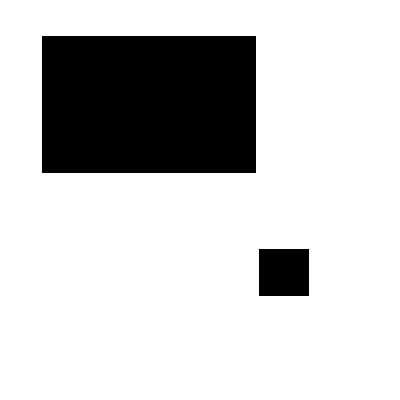
%> input picture map2.bmp, 400 x 400 px
$ octave mainTestCase2.m   (GNU Octave 9; MATLAB toolbox functions it lacks are replaced by stand-ins)
%> lines starting %> are read from the running program, lines starting %| are printed output that depends on the picture; in (x1, y1, x2, y2) boxes, pixels count from 0 and x2, y2 are one past the last pixel; in counts of white or black regions, pixels touching at a corner belong together; the program's own positions count from 1
### buildMap.m
function map=buildMap(fileName,rows,cols)
%> called with fileName = 'map2.bmp', rows = 30, cols = 30
    img=imread(fileName);
%> img: size 400x400 uint8; 80.2% white; 2 black regions, box (x1, y1, x2, y2) and area: (42, 36, 256, 173) 29318, (259, 249, 309, 296) 2350
    img_x=size(img,1);
%> img_x = 400
    img_y=size(img,2);
%> img_y = 400

    if rows>img_x
        fprintf("Rows greater than image size_x. considering rows as "+img_x+"\n")
        rows=img_x;
    end
    if cols>img_y
        fprintf("Cols greater than image size_y. considering cols as "+img_y+"\n")
        cols=img_y;
    end

    if rows<=0
        fprintf("Rows less than / equal to 0. considering rows as "+img_x+"\n")
        rows=img_x;
    end
    if cols<=0
        fprintf("Cols less than / equal to 0. considering cols as "+img_y+"\n")
        cols=img_y;
    end

    map1=ones(img_y,img_x);
    for i=1:img_x
        for j=1:img_y
            map1(j,img_x-i+1)=img(i,j);
        end
    end
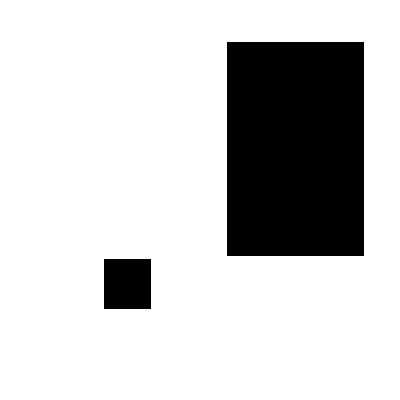
%> map1: size 400x400 double; 80.2% white; 2 black regions, box (x1, y1, x2, y2) and area: (227, 42, 364, 256) 29318, (104, 259, 151, 309) 2350

    map=ones(cols,rows);
    step_size_y=img_y/cols;
%> step_size_y = 13.33
    step_size_x=img_x/rows;
%> step_size_x = 13.33
    for i=1:cols
        for j=1:rows
            tmp=map1(floor((i-1)*step_size_y+1):floor(i*step_size_y),floor((j-1)*step_size_x+1):floor(j*step_size_x));
            if any(tmp(:)==0)
                map(i,j)=0;
            end
        end
    end
end

### plotMap.m
function plotMap(map)

n = size(map);

for i = 1:n(2)+1
   line([0.5,n(1)+0.5],[i-0.5,i-0.5]);
end

for i = 1:n(1)+1
   line([i-0.5,i-0.5],[0.5,n(2)+0.5]);
end

hold on;

for i = 1:n(1)
    for j = 1:n(2)
        if map(i,j) == 0
            plotCircle(i,j,'k');
            hold on;
        end
    end
end

axis([-0.5,n(1)+1.5,-0.5,n(2)+1.5]);
axis equal;

end

### mainTestCase2.m
%TestCase 2
clear;

% reading and parsing a map
map = buildMap('map2.bmp', 30,30);
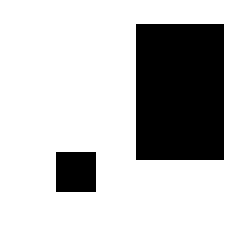
%> map: size 30x30 double (shown 8 times larger); values 0 (black) and 1 (white), 76.4% white; 2 black regions, box (x1, y1, x2, y2) and area: (17, 3, 28, 20) 187, (7, 19, 12, 24) 25

% plotting the map abstraction
plotMap(map);
%> after the loop in plotMap, `for i = 1:n(1)+1`:
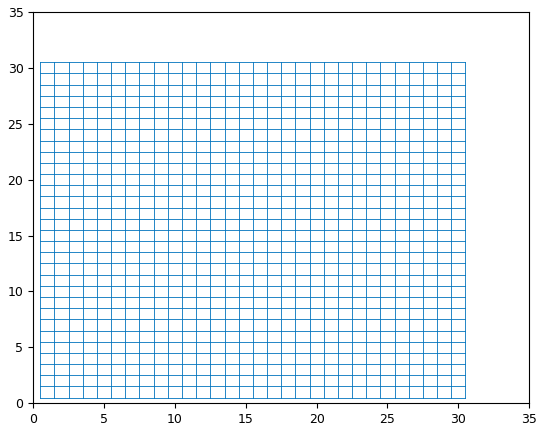
%> figure redrawn from the program's plot data
%> the run ends on the next line

$ run again, with map3.bmp copied over map2.bmp
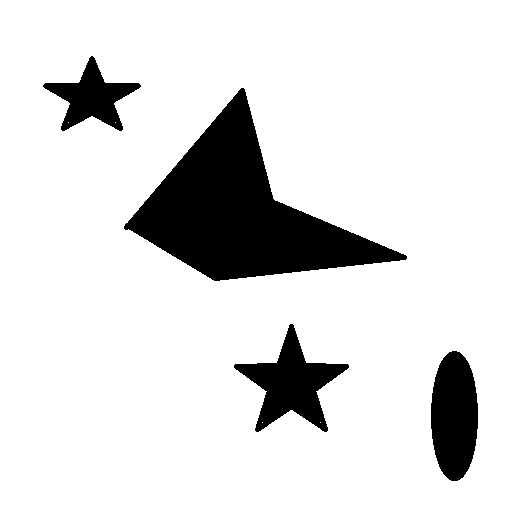
%> input picture map3.bmp, 532 x 528 px
%> img: size 528x532 uint8; values 0 (black) and 15 (white), 87.8% white; 4 black regions, box (x1, y1, x2, y2) and area: (124, 88, 407, 281) 21692, (234, 324, 349, 432) 4869, (431, 351, 478, 481) 4833, (43, 56, 141, 131) 3001
%> after the loop in buildMap, `for i=1:img_x`:
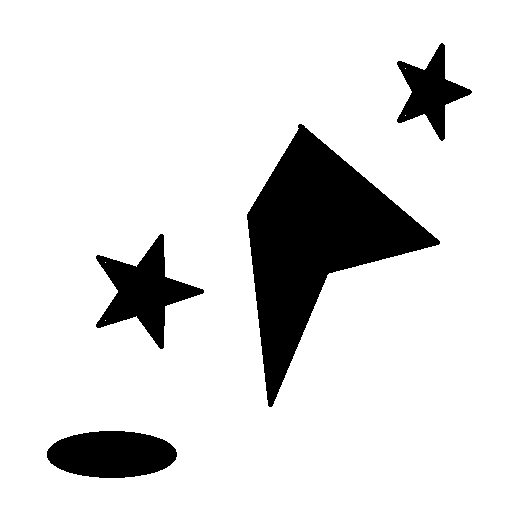
%> map1: size 532x528 double; values 0 (black) and 15 (white), 87.8% white; 4 black regions, box (x1, y1, x2, y2) and area: (247, 124, 440, 407) 21692, (96, 234, 204, 349) 4869, (47, 431, 177, 478) 4833, (397, 43, 472, 141) 3001
%> `map = buildMap('map2.bmp', 30,30);`:
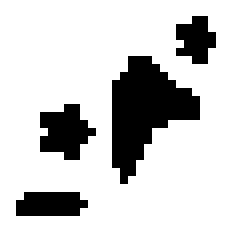
%> map: size 30x30 double (shown 8 times larger); values 0 (black) and 1 (white), 80.9% white; 4 black regions, box (x1, y1, x2, y2) and area: (14, 7, 25, 23) 95, (5, 13, 12, 20) 32, (2, 24, 11, 27) 24, (22, 2, 27, 8) 21
